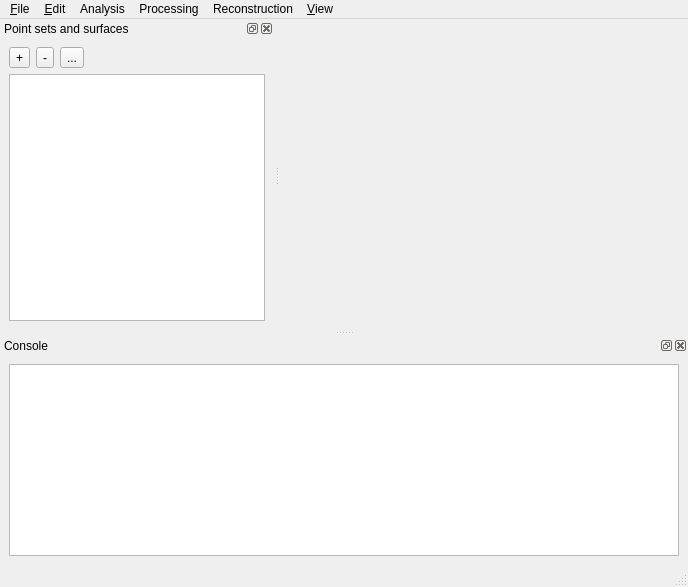
<ui version="4.0" >
 <class>MainWindow</class>
 <widget class="QMainWindow" name="MainWindow" >
  <property name="geometry" >
   <rect>
    <x>0</x>
    <y>0</y>
    <width>688</width>
    <height>587</height>
   </rect>
  </property>
  <property name="windowTitle" >
   <string>CGAL Point Set demo</string>
  </property>
  <property name="windowIcon" >
   <iconset resource="Point_set_demo.qrc" >
    <normaloff>:/cgal/icons/resources/cgal_logo.xpm</normaloff>:/cgal/icons/resources/cgal_logo.xpm</iconset>
  </property>
  <widget class="QWidget" name="centralwidget" >
   <layout class="QVBoxLayout" name="verticalLayout_2" >
    <item>
     <widget class="Viewer" native="1" name="viewer" >
      <property name="sizePolicy" >
       <sizepolicy vsizetype="Preferred" hsizetype="Preferred" >
        <horstretch>0</horstretch>
        <verstretch>1</verstretch>
       </sizepolicy>
      </property>
     </widget>
    </item>
    <item>
     <widget class="QLabel" name="infoLabel" />
    </item>
   </layout>
  </widget>
  <widget class="QMenuBar" name="menubar" >
   <property name="geometry" >
    <rect>
     <x>0</x>
     <y>0</y>
     <width>688</width>
     <height>19</height>
    </rect>
   </property>
   <widget class="QMenu" name="menuFile" >
    <property name="title" >
     <string>&amp;File</string>
    </property>
    <addaction name="actionFileOpen" />
    <addaction name="actionFileClose" />
    <addaction name="actionFileCloseAll" />
    <addaction name="actionSaveAs" />
    <addaction name="separator" />
    <addaction name="actionQuit" />
   </widget>
   <widget class="QMenu" name="menuEdit" >
    <property name="title" >
     <string>&amp;Edit</string>
    </property>
    <addaction name="actionShowHide" />
    <addaction name="actionDuplicate" />
    <addaction name="separator" />
    <addaction name="actionDeleteSelection" />
    <addaction name="actionResetSelection" />
    <addaction name="separator" />
    <addaction name="actionConvertToPointSet" />
   </widget>
   <widget class="QMenu" name="menuView" >
    <property name="title" >
     <string>&amp;View</string>
    </property>
    <widget class="QMenu" name="menuDockWindows" >
     <property name="title" >
      <string>Dock windows</string>
     </property>
     <addaction name="dummyAction" />
    </widget>
    <addaction name="actionAntiAliasing" />
    <addaction name="actionDraw_two_sides" />
    <addaction name="menuDockWindows" />
   </widget>
   <widget class="QMenu" name="menuAnalysis" >
    <property name="title" >
     <string>Analysis</string>
    </property>
    <addaction name="actionRadiusFromDensity" />
   </widget>
   <widget class="QMenu" name="menuProcessing" >
    <property name="title" >
     <string>Processing</string>
    </property>
    <addaction name="actionSimplify" />
    <addaction name="actionOutlierRemoval" />
    <addaction name="actionJetSmoothing" />
    <addaction name="actionNormalEstimation" />
   </widget>
   <widget class="QMenu" name="menuReconstruction" >
    <property name="title" >
     <string>Reconstruction</string>
    </property>
    <addaction name="actionAPSSReconstruction" />
    <addaction name="actionInsideOut" />
   </widget>
   <addaction name="menuFile" />
   <addaction name="menuEdit" />
   <addaction name="menuAnalysis" />
   <addaction name="menuProcessing" />
   <addaction name="menuReconstruction" />
   <addaction name="menuView" />
  </widget>
  <widget class="QStatusBar" name="statusbar" />
  <widget class="QDockWidget" name="sceneDockWidget" >
   <property name="locale" >
    <locale country="UnitedStates" language="English" />
   </property>
   <property name="windowTitle" >
    <string>Point sets and surfaces</string>
   </property>
   <attribute name="dockWidgetArea" >
    <number>1</number>
   </attribute>
   <widget class="QWidget" name="dockWidgetContent" >
    <layout class="QGridLayout" name="gridLayout_2" >
     <item row="0" column="0" >
      <layout class="QVBoxLayout" name="verticalLayout" >
       <item>
        <layout class="QHBoxLayout" name="horizontalLayout" >
         <item>
          <widget class="QToolButton" name="addButton" >
           <property name="text" >
            <string>+</string>
           </property>
           <property name="icon" >
            <iconset resource="Point_set_demo.qrc" >
             <normaloff>:/cgal/icons/plus</normaloff>:/cgal/icons/plus</iconset>
           </property>
          </widget>
         </item>
         <item>
          <widget class="QToolButton" name="removeButton" >
           <property name="text" >
            <string>-</string>
           </property>
           <property name="icon" >
            <iconset resource="Point_set_demo.qrc" >
             <normaloff>:/cgal/icons/minus</normaloff>:/cgal/icons/minus</iconset>
           </property>
          </widget>
         </item>
         <item>
          <widget class="QToolButton" name="duplicateButton" >
           <property name="text" >
            <string>...</string>
           </property>
           <property name="icon" >
            <iconset resource="Point_set_demo.qrc" >
             <normaloff>:/cgal/icons/duplicate</normaloff>:/cgal/icons/duplicate</iconset>
           </property>
          </widget>
         </item>
         <item>
          <spacer name="horizontalSpacer" >
           <property name="orientation" >
            <enum>Qt::Horizontal</enum>
           </property>
           <property name="sizeHint" stdset="0" >
            <size>
             <width>40</width>
             <height>20</height>
            </size>
           </property>
          </spacer>
         </item>
        </layout>
       </item>
       <item>
        <widget class="QTreeView" name="treeView" >
         <property name="editTriggers" >
          <set>QAbstractItemView::DoubleClicked|QAbstractItemView::EditKeyPressed|QAbstractItemView::SelectedClicked</set>
         </property>
         <property name="alternatingRowColors" >
          <bool>true</bool>
         </property>
         <property name="indentation" >
          <number>0</number>
         </property>
        </widget>
       </item>
      </layout>
     </item>
    </layout>
   </widget>
  </widget>
  <widget class="QDockWidget" name="consoleDockWidget" >
   <property name="allowedAreas" >
    <set>Qt::BottomDockWidgetArea|Qt::LeftDockWidgetArea|Qt::TopDockWidgetArea</set>
   </property>
   <property name="windowTitle" >
    <string>Console</string>
   </property>
   <attribute name="dockWidgetArea" >
    <number>8</number>
   </attribute>
   <widget class="QWidget" name="dockWidgetContents" >
    <layout class="QVBoxLayout" name="verticalLayout_3" >
     <item>
      <widget class="QTextEdit" name="consoleTextEdit" >
       <property name="readOnly" >
        <bool>true</bool>
       </property>
      </widget>
     </item>
    </layout>
   </widget>
  </widget>
  <action name="actionQuit" >
   <property name="text" >
    <string>&amp;Quit</string>
   </property>
   <property name="shortcut" >
    <string>Ctrl+Q</string>
   </property>
  </action>
  <action name="actionSimplify" >
   <property name="text" >
    <string>&amp;Simplification</string>
   </property>
  </action>
  <action name="actionFileOpen" >
   <property name="icon" >
    <iconset resource="Point_set_demo.qrc" >
     <normaloff>:/cgal/icons/plus</normaloff>:/cgal/icons/plus</iconset>
   </property>
   <property name="text" >
    <string>&amp;Open...</string>
   </property>
   <property name="shortcut" >
    <string>Ctrl+O</string>
   </property>
  </action>
  <action name="actionFileClose" >
   <property name="icon" >
    <iconset resource="Point_set_demo.qrc" >
     <normaloff>:/cgal/icons/minus</normaloff>:/cgal/icons/minus</iconset>
   </property>
   <property name="text" >
    <string>&amp;Close</string>
   </property>
   <property name="shortcut" >
    <string>Ctrl+W</string>
   </property>
  </action>
  <action name="actionDuplicate" >
   <property name="icon" >
    <iconset resource="Point_set_demo.qrc" >
     <normaloff>:/cgal/icons/duplicate</normaloff>:/cgal/icons/duplicate</iconset>
   </property>
   <property name="text" >
    <string>&amp;Duplicate</string>
   </property>
   <property name="shortcut" >
    <string>Ctrl+D</string>
   </property>
  </action>
  <action name="actionAntiAliasing" >
   <property name="checkable" >
    <bool>true</bool>
   </property>
   <property name="text" >
    <string>&amp;Antialiasing</string>
   </property>
  </action>
  <action name="dummyAction" >
   <property name="text" >
    <string>n/a</string>
   </property>
  </action>
  <action name="actionFileCloseAll" >
   <property name="text" >
    <string>&amp;Close All</string>
   </property>
  </action>
  <action name="actionOptions" >
   <property name="text" >
    <string>&amp;Options...</string>
   </property>
  </action>
  <action name="actionSaveAs" >
   <property name="text" >
    <string>Save &amp;as...</string>
   </property>
  </action>
  <action name="actionSave" >
   <property name="text" >
    <string>&amp;Save</string>
   </property>
  </action>
  <action name="actionSaveAll" >
   <property name="text" >
    <string>Save a&amp;ll</string>
   </property>
  </action>
  <action name="actionMergeAll" >
   <property name="text" >
    <string>Mer&amp;ge all</string>
   </property>
  </action>
  <action name="actionMerge" >
   <property name="text" >
    <string>&amp;Merge</string>
   </property>
  </action>
  <action name="actionSelectAll" >
   <property name="text" >
    <string>Select &amp;all</string>
   </property>
  </action>
  <action name="actionSelectNone" >
   <property name="text" >
    <string>Select &amp;none</string>
   </property>
  </action>
  <action name="actionSelectInvert" >
   <property name="text" >
    <string>&amp;Invert selection</string>
   </property>
  </action>
  <action name="actionShowHide" >
   <property name="text" >
    <string>Show/Hide</string>
   </property>
   <property name="shortcut" >
    <string>Ctrl+Space</string>
   </property>
  </action>
  <action name="actionInsideOut" >
   <property name="text" >
    <string>Inside-out</string>
   </property>
  </action>
  <action name="actionAPSSReconstruction" >
   <property name="text" >
    <string>APSS Reconstruction</string>
   </property>
  </action>
  <action name="actionRadiusFromDensity" >
   <property name="text" >
    <string>Point radius from density</string>
   </property>
  </action>
  <action name="actionOutlierRemoval" >
   <property name="text" >
    <string>Outlier removal</string>
   </property>
  </action>
  <action name="actionJetSmoothing" >
   <property name="text" >
    <string>Jet smoothing</string>
   </property>
  </action>
  <action name="actionNormalEstimation" >
   <property name="text" >
    <string>Normal estimation</string>
   </property>
  </action>
  <action name="actionDraw_two_sides" >
   <property name="checkable" >
    <bool>true</bool>
   </property>
   <property name="text" >
    <string>Draw two sides</string>
   </property>
  </action>
  <action name="actionConvertToPointSet" >
   <property name="text" >
    <string>Convert to Point Set</string>
   </property>
   <property name="toolTip" >
    <string>Convert Mesh to Point Set</string>
   </property>
  </action>
  <action name="actionDeleteSelection" >
   <property name="text" >
    <string>Delete Selection</string>
   </property>
   <property name="shortcut" >
    <string>Del</string>
   </property>
  </action>
  <action name="actionResetSelection" >
   <property name="text" >
    <string>Reset Selection</string>
   </property>
  </action>
 </widget>
 <customwidgets>
  <customwidget>
   <class>Viewer</class>
   <extends>QWidget</extends>
   <header>Viewer.h</header>
  </customwidget>
 </customwidgets>
 <resources>
  <include location="Point_set_demo.qrc" />
 </resources>
 <connections/>
</ui>
